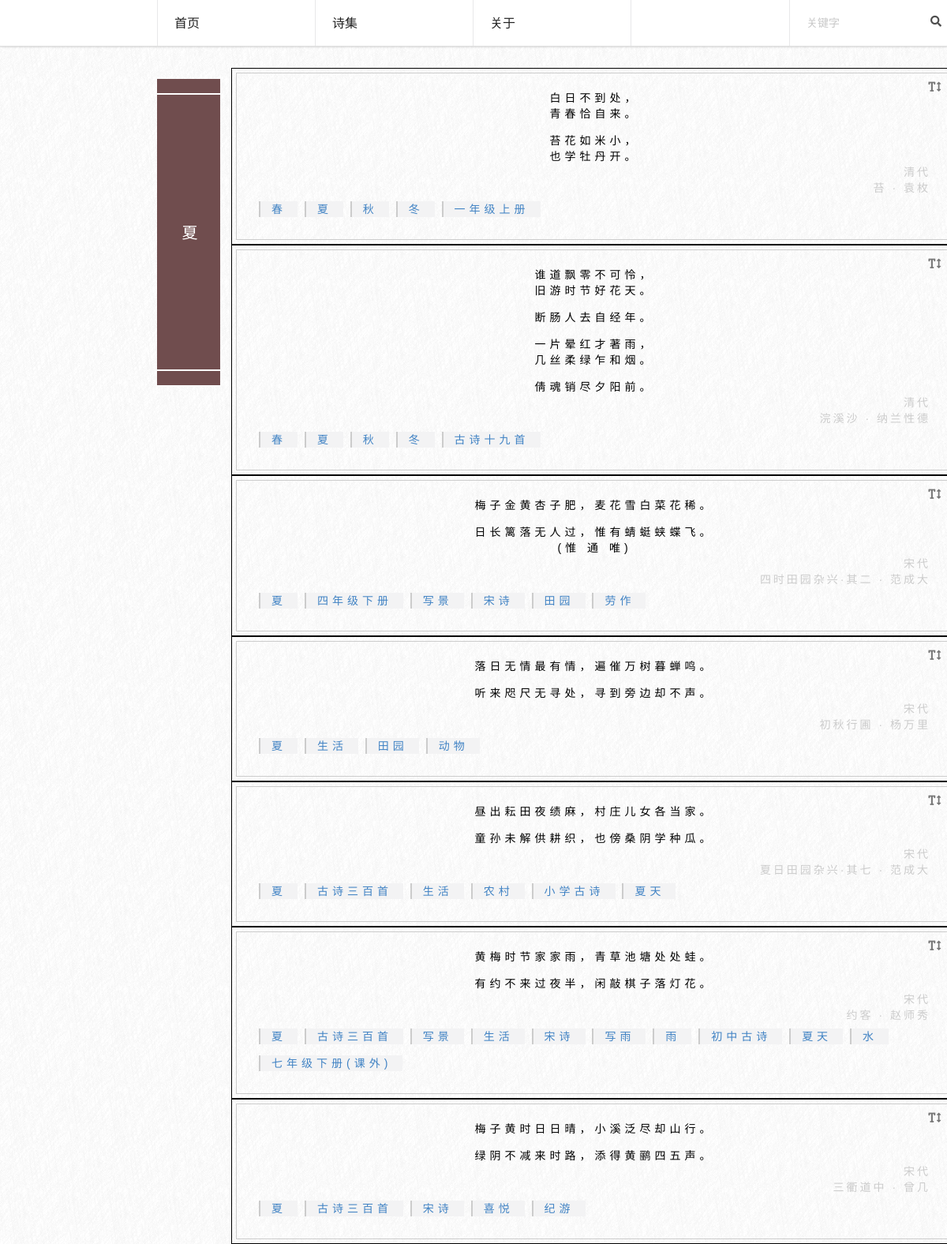
Page /list/夏/ on the committed database.
### web/models.py (models this page shows, shortened)
class Tag(models.Model):
    name = models.CharField(max_length=25)
    class Meta:
        db_table = 'tag'

class Poetry(models.Model):
    title = models.CharField(max_length=45)
    author = models.CharField(max_length=20)
    dynasty = models.CharField(max_length=20)
    tags = models.ManyToManyField(Tag)
    content = models.TextField()
    class Meta:
        db_table = 'poetry'

### web/views.py (the view)
# urls.py: url(r'^list/(?P<tag_name>.*)/', list_view),
def list_view(request, tag_name):
    tag = Tag.objects.filter(name=tag_name).first()
    poetrys = Poetry.objects.filter(tags__in=[tag])
    for i in poetrys:
        i.content = i.content.replace('？', '？\n')
        i.content = i.content.replace('。', '。\n')
        i.content = i.content.replace('！', '！\n')
    return render_to_response('list.html', locals())

### web/templates/list.html (shortened to what this page needs)
{% extends "base.html" %}
{% block content %}
        <div class="ui stackable grid" style="padding: 0;margin: 0!important;">
            <div class="four wide column">
                <div class="box-wrapper">
                    <div class="top"></div>
                    <div class="middle uu kaiti">{{ tag.name }}</div>
                    <div class="bottom"></div>
                </div>
            </div>
            <div id="poetry-list" class="twelve wide column poetry-wrapper">
                    <div class="ui container">
                    {% for poetry in poetrys %}
                    <div style="width: 100%;">
                        <div class="today-wrapper">
                            <div class="body kaiti">
                                <i style="float: right;margin-top: -1em; margin-right: -1em;cursor: pointer;" class="grey text height icon"></i>
                                <div class="content">{{ poetry.content|linebreaks }}</div>
                                <div class="meta">
                                        <div class="dynasty">{{ poetry.dynasty }}</div>
                                    <span class="title">{{ poetry.title }} · {{ poetry.author }}</span>
                                </div>
                                <div class="tags">
                                    {% for tag in poetry.tags.all %}
                                    <a href="/list/{{ tag.name }}/"><div class="tag">{{ tag.name }}</div></a>
                                    {% endfor %}
                                </div>
                            </div>
                        </div>
                    </div>
                    {% endfor %}
                </div>
            </div>
        </div>
{% endblock %}

### web/static/css/global.css (style rules this page uses)
body { background: url('../images/bg.png'); }
.kaiti { font-family: "STKaiti","KaiTi","Microsoft YaHei","微软雅黑",Arial,sans-serif!important; }
.today-wrapper { border: 1px solid #000; padding: 5px; }
.today-wrapper:first-child { margin-top: 0; }
.today-wrapper .body { border: 1px solid #cccccc; color: #000; }
.today-wrapper .body .content { margin-left: auto; margin-right: auto; text-align: center; overflow: auto; max-width: 100%; }
.today-wrapper .body .meta { text-align: right; color: #cccccc; letter-spacing: 3px; font-size: 14px; }
.uu { writing-mode: vertical-rl; -moz-writing-mode: vertical-rl; -webkit-writing-mode: vertical-rl; -o-writing-mode: vertical-rl; -ms-writing-mode: tb-rl; _writing-mode: tb-rl; }
.today-wrapper .body { padding: 1.5em 2em; font-size: 14px; line-height: 20px; letter-spacing: 5px; text-align: start; }
.box-wrapper { float: right; }
.box-wrapper .top,.box-wrapper .middle, .box-wrapper .bottom { height: 20px; background: #704d4e; border-bottom: 2px solid #fff; }
.box-wrapper .middle { height: 350px; padding: 1.5em; font-size: 20px; color: #fff; text-align: center; }
.poetry-wrapper .tags .tag { border-left: 2px solid #cccccc; padding: 0em 1em; background: #f3f3f4; margin: 0.5em 0em; display: inline-block; }
#poetry-list { text-align: center; height: 100%; overflow-y: auto; padding: 0!important; }

### rows in the picture
Tag: name "夏"
Poetry: content "白日不到处， 青春恰自来。 苔花如米小， 也学牡丹开。", dynasty "清代", title "苔", author "袁枚"
Tag: name "春"
Tag: name "秋"
Tag: name "冬"
Tag: name "一年级上册"
Poetry: content "谁道飘零不可怜， 旧游时节好花天。 断肠人去自经年。 一片晕红才著雨， 几丝柔绿乍和烟。 倩魂销尽夕阳前。", dynasty "清代", title "浣溪沙", author "纳兰性德"
Tag: name "古诗十九首"
Poetry: content "梅子金黄杏子肥，麦花雪白菜花稀。 日长篱落无人过，惟有蜻蜓蛱蝶飞。 (惟 通 唯)", dynasty "宋代", title "四时田园杂兴·其二", author "范成大"
Tag: name "四年级下册"
Tag: name "写景"
Tag: name "宋诗"
Tag: name "田园"
Tag: name "劳作"
Poetry: content "落日无情最有情，遍催万树暮蝉鸣。 听来咫尺无寻处，寻到旁边却不声。", dynasty "宋代", title "初秋行圃", author "杨万里"
Tag: name "生活"
Tag: name "动物"
Poetry: content "昼出耘田夜绩麻，村庄儿女各当家。 童孙未解供耕织，也傍桑阴学种瓜。", dynasty "宋代", title "夏日田园杂兴·其七", author "范成大"
Tag: name "古诗三百首"
Tag: name "农村"
Tag: name "小学古诗"
Tag: name "夏天"
Tag: name "写雨"
Tag: name "雨"
Tag: name "初中古诗"
Tag: name "水"
Tag: name "七年级下册(课外)"
Tag: name "喜悦"
Tag: name "纪游"
